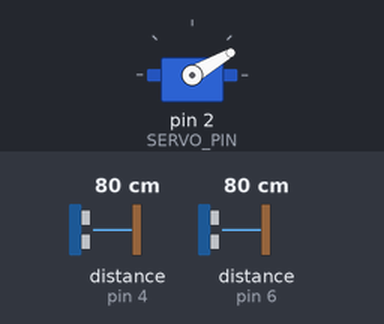
Bench run of a sketch on a simulated Arduino Uno, built with avr-gcc and run on an emulated ATmega328P. On the bench: servo. Wiring (inferred from the names in the program): 2 × ultrasonic range finder: trigger pin 3, echo pin 4 / trigger pin 5, echo pin 6. The test bench sets the inputs (shaded band); at power-on: distance to the obstacle (sensors on pin 4, pin 6) 80 cm. The echo pulse lasts 58.3 µs per cm; what the sketch prints to the serial monitor is not drawn.

Above: at 1.26 s.
1.3 s: distance to the obstacle (sensor on pin 4) set to 2 cm
4.3 s: distance to the obstacle (sensor on pin 6) set to 2 cm
At 6.39 s:
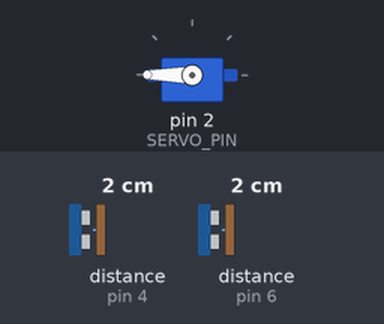
7.3 s: distance to the obstacle (sensor on pin 4) set to 18 cm
At 8.3 s:
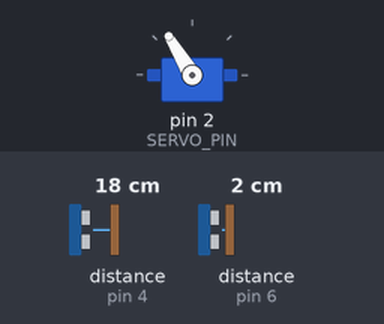
10.3 s: distance to the obstacle (sensor on pin 4) set to 120 cm
At 10.9 s:
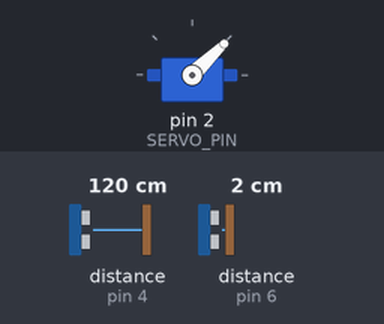
13.3 s: distance to the obstacle (sensor on pin 6) set to 35 cm
Timing chart, 0 to 17.3 s (numbered marks = the images above; inputs shaded):
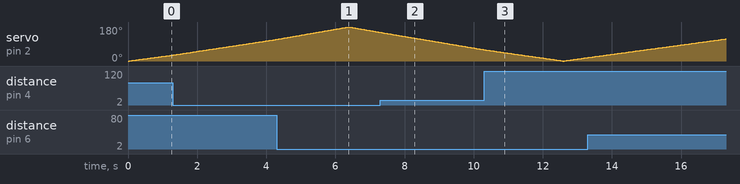

The sketch:

ArduinoRadarLite.ino
```cpp
// Includes the Servo library
#include <Servo.h>.

/* ============================= Configurations ============================= */

// Serial setup
const int SERIAL_PORT = 9600;

// Servo setup
const int SERVO_PIN = 2;

// Servo angle range
const int MIN_ANGLE = 0;
const int MAX_ANGLE = 180;

// Defines Trig and Echo pins of the ultrasonic sensor 1
const int SENSOR1_TRIG = 3;
const int SENSOR1_ECHO = 4;

const int SENSOR2_TRIG = 5;
const int SENSOR2_ECHO = 6;

/* ========================================================================== */

Servo myServo;

void setup() {
  Serial.begin(SERIAL_PORT); // Start serial connection as port `SERIAL_PORT`
  myServo.attach(SERVO_PIN); // Attaches the `SERVO_PIN` to the `myServo` object

  // Set input and output of sensor 1
  pinMode(SENSOR1_TRIG, OUTPUT);
  pinMode(SENSOR1_ECHO, INPUT);

  // Set input and output of sensor 2
  pinMode(SENSOR2_TRIG, OUTPUT);
  pinMode(SENSOR2_ECHO, INPUT);
}

void loop() {
  // Rotates the servo motor from `MIN_ANGLE` to `MAX_ANGLE`
  for (int i = MIN_ANGLE; i <= MAX_ANGLE; i++) {
    myServo.write(i);
    delay(30);

    // Calls a function for calculating the distance
    // measured by the each sensor for each degree
    // then sends the package
    sendPackage(
      i,                                          // The Angle
      updateDistance(SENSOR1_TRIG, SENSOR1_ECHO), // Sensor 1 distance
      updateDistance(SENSOR2_TRIG, SENSOR2_ECHO)  // Sensor 2 distance
    );
  }

  // Rotates the servo motor back from `MAX_ANGLE` to `MIN_ANGLE`
  for (int i = MAX_ANGLE; i > MIN_ANGLE; i--) {
    myServo.write(i);
    delay(30);

    // Calls a function for calculating the distance
    // measured by the each sensor for each degree
    // then sends the package
    sendPackage(
      i,                                          // The Angle
      updateDistance(SENSOR1_TRIG, SENSOR1_ECHO), // Sensor 1 distance
      updateDistance(SENSOR2_TRIG, SENSOR2_ECHO)  // Sensor 2 distance
    );
  }
}

/* ========================================================================== */

float updateDistance(int trig, int echo) {
  digitalWrite(trig, LOW);  // Set trig pin to low to ensure a clean pulse
  delayMicroseconds(2);     // Delay for 2 microseconds
  digitalWrite(trig, HIGH); // Send a 10 microsecond pulse by setting trig pin to high
  delayMicroseconds(10);    // Delay for 10 microseconds
  digitalWrite(trig, LOW);  // Set trig pin back to low

  // Wait for a high pulse in `echo`
  // Then measure the pulse width of the echo pin and calculate the distance value
  return pulseIn(echo, HIGH) * (0.0347 / 2.0); // Formula: (343m/s * 1μs) / 2
}

/* ========================================================================== */

void sendPackage(int angle, int distance1, int distance2) {
  Serial.print(angle);      // Sends the current degree into the Serial Port

  Serial.print(",");        // Sends addition character right next to the previous value needed later in the Processing IDE for indexing
  Serial.print(distance1);  // Sends the distance value into the Serial Port

  Serial.print(",");        // Sends addition character right next to the previous value needed later in the Processing IDE for indexing
  Serial.print(distance2);  // Sends the distance value into the Serial Port

  Serial.print(".");        // Sends addition character right next to the previous value needed later in the Processing IDE for indexing
}
```
